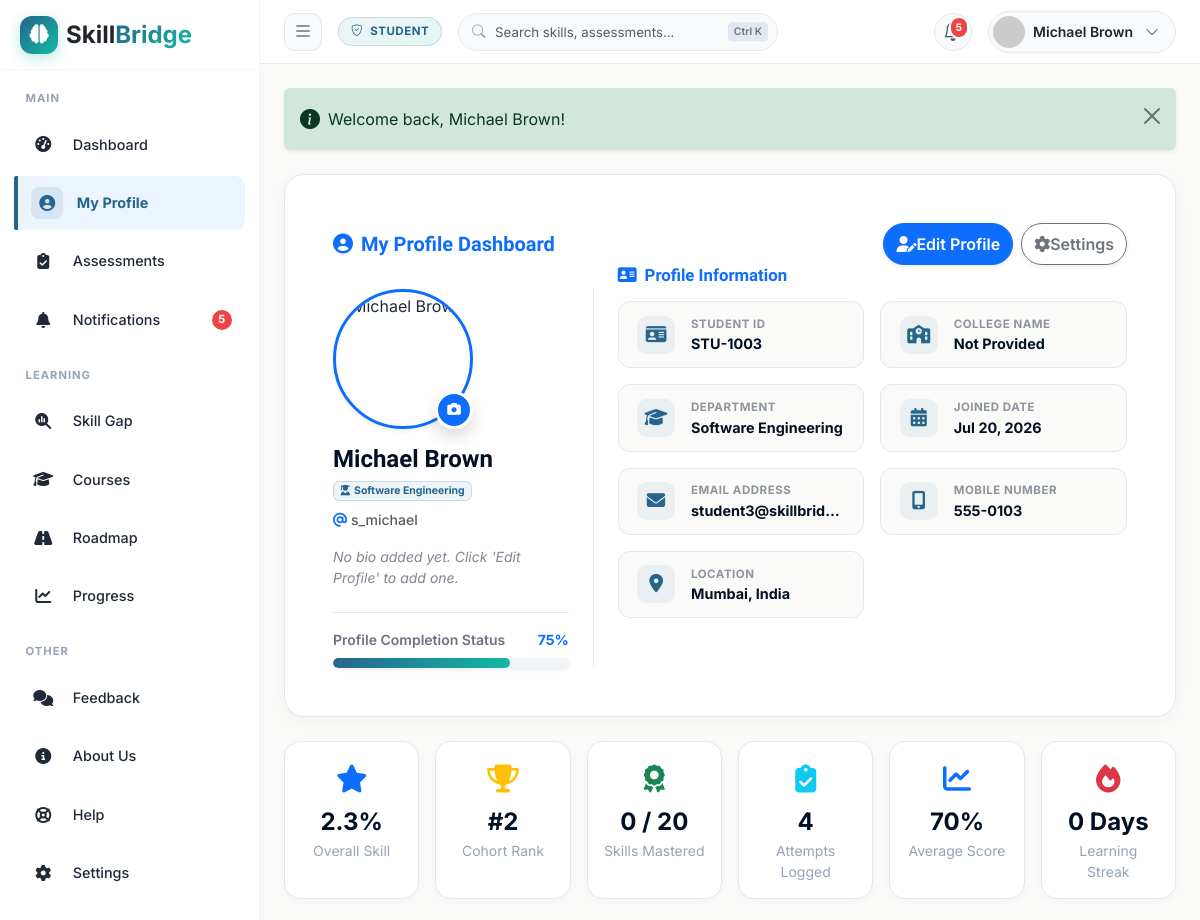
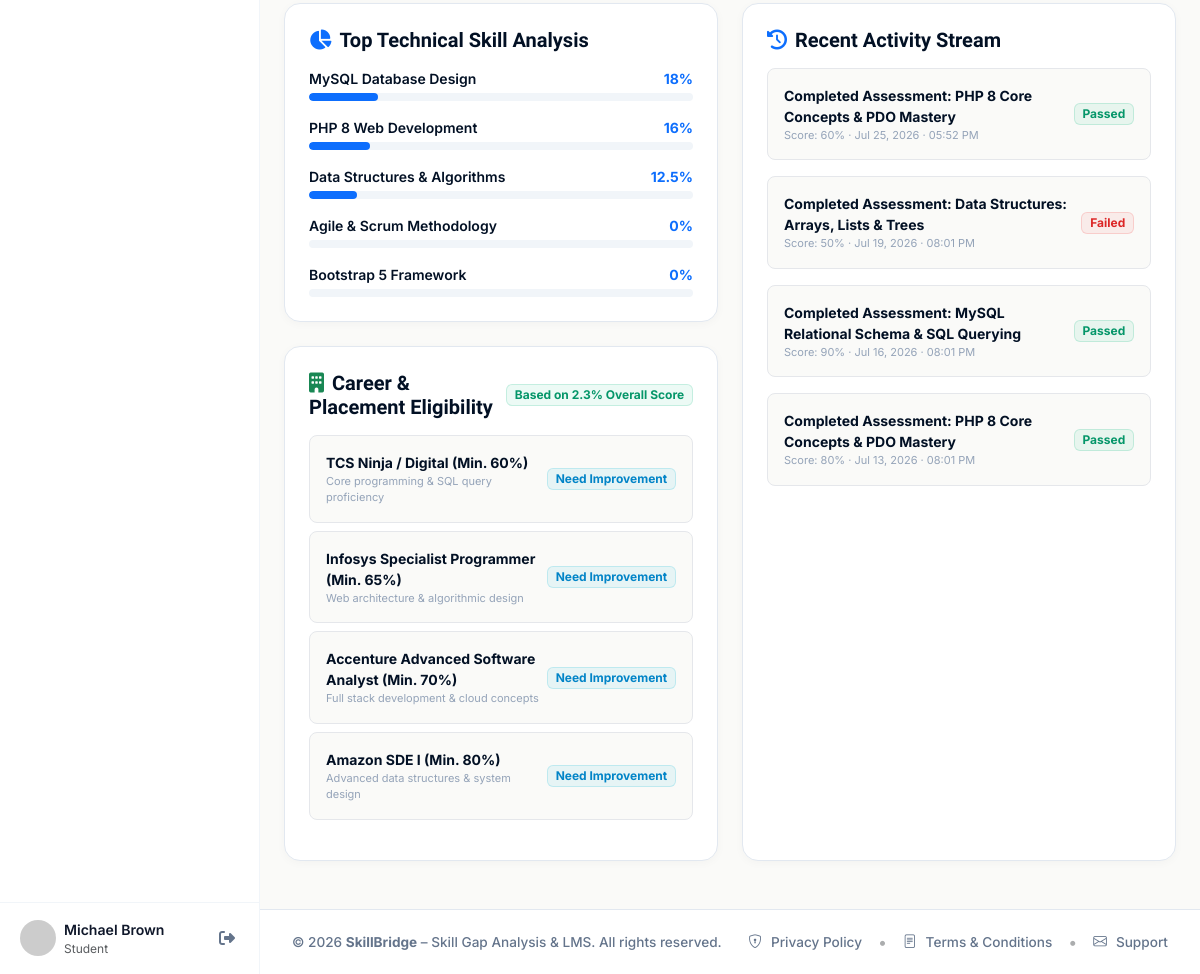
Screenshot of /student/profile.php (signed in) with the database file from the repository (2 pictures, top to bottom).
### tables this page shows
CREATE TABLE `students` (
  `id` int(11) NOT NULL,
  `user_id` int(11) NOT NULL,
  `student_code` varchar(20) NOT NULL,
  `first_name` varchar(50) NOT NULL,
  `last_name` varchar(50) NOT NULL,
  `college_name` varchar(255) DEFAULT NULL,
  `avatar` varchar(255) DEFAULT 'default-avatar.png',
  `bio` varchar(255) DEFAULT NULL,
  `city_location` varchar(100) DEFAULT 'Mumbai, India',
  `phone` varchar(20) DEFAULT NULL,
  `department` varchar(100) NOT NULL DEFAULT 'Computer Science',
  `current_semester` int(11) NOT NULL DEFAULT 1,
  `created_at` datetime DEFAULT current_timestamp()
);

CREATE TABLE `users` (
  `id` int(11) NOT NULL,
  `username` varchar(50) NOT NULL,
  `email` varchar(100) NOT NULL,
  `password` varchar(255) NOT NULL,
  `role` enum('student','faculty','admin') NOT NULL DEFAULT 'student',
  `status` varchar(20) NOT NULL DEFAULT 'active',
  `remember_token` varchar(255) DEFAULT NULL,
  `reset_token` varchar(255) DEFAULT NULL,
  `reset_token_expiry` datetime DEFAULT NULL,
  `email_verified` tinyint(1) NOT NULL DEFAULT 1,
  `email_verification_otp` varchar(10) DEFAULT NULL,
  `otp_expiry` datetime DEFAULT NULL,
  `created_at` datetime DEFAULT current_timestamp(),
  `updated_at` datetime DEFAULT current_timestamp() ON UPDATE current_timestamp(),
  `theme` varchar(20) NOT NULL DEFAULT 'system'
);

CREATE TABLE `assessment_results` (
  `id` int(11) NOT NULL,
  `student_id` int(11) NOT NULL,
  `assessment_id` int(11) NOT NULL,
  `total_questions` int(11) NOT NULL DEFAULT 10,
  `correct_answers` int(11) NOT NULL DEFAULT 0,
  `score_obtained` decimal(5,2) NOT NULL DEFAULT 0.00,
  `score_percentage` decimal(5,2) NOT NULL DEFAULT 0.00,
  `status` enum('pass','fail') NOT NULL DEFAULT 'fail',
  `time_taken_seconds` int(11) NOT NULL DEFAULT 0,
  `completed_at` datetime DEFAULT current_timestamp()
);

CREATE TABLE `assessments` (
  `id` int(11) NOT NULL,
  `title` varchar(150) NOT NULL,
  `description` text DEFAULT NULL,
  `skill_id` int(11) NOT NULL,
  `created_by_faculty_id` int(11) NOT NULL,
  `duration_minutes` int(11) NOT NULL DEFAULT 30,
  `passing_marks` int(11) NOT NULL DEFAULT 6,
  `total_marks` int(11) NOT NULL DEFAULT 10,
  `difficulty_level` enum('beginner','easy','intermediate','advanced','expert') NOT NULL DEFAULT 'intermediate',
  `status` enum('draft','active','archived') NOT NULL DEFAULT 'active',
  `created_at` datetime DEFAULT current_timestamp()
);

### student/profile.php (the view, shortened to what the rows shown need)
<?php
require_once __DIR__ . '/../config/database.php';
require_once __DIR__ . '/../includes/functions.php';
$studentId = $_SESSION['profile_id'];
$userId    = $_SESSION['user_id'];
$db        = Database::getInstance();
$student = $db->fetch(
    "SELECT s.*, u.username, u.email, u.role, u.created_at as user_created
     FROM students s
     JOIN users u ON s.user_id = u.id
     WHERE s.id = ?",
    [$studentId]
);
$studentName = htmlspecialchars(($student['first_name'] ?? 'Student') . ' ' . ($student['last_name'] ?? ''));
$skillsList = $db->fetchAll("SELECT id, name FROM skills ORDER BY name ASC");
$recentAttempts = $db->fetchAll(
    "SELECT ar.*, a.title as assessment_title
     FROM assessment_results ar
     JOIN assessments a ON ar.assessment_id = a.id
     WHERE ar.student_id = ?
     ORDER BY ar.completed_at DESC LIMIT 5",
    [$studentId]
);
$recentFeedback = $db->fetchAll(
    "SELECT * FROM feedback WHERE user_id = ? ORDER BY created_at DESC LIMIT 3",
    [$userId]
);
include __DIR__ . '/../includes/header.php';
?>
<div class="dash-content">
  <div class="saas-card p-4 p-md-5 mb-4 position-relative overflow-hidden profile-card-custom" id="profile-information">
    <div class="row g-4 align-items-stretch">
      <div class="col-lg-4 col-md-5 col-12 border-lg-end pe-lg-4 d-flex flex-column justify-content-between">
        <div>
          <div class="text-center text-md-start mb-3">
            <h2 class="fw-bold mb-1" style="color: var(--text-heading); font-size: 1.5rem;"><?= $studentName ?></h2>
            <div class="small" style="color: var(--text-muted); font-weight: 500;">
              <span class="badge saas-badge-primary mb-2">
                <i class="fa-solid fa-user-graduate me-1"></i><?= !empty($student['department']) ? htmlspecialchars($student['department']) : 'Not Provided' ?>
              </span>
              <div class="text-muted"><i class="fa-solid fa-at text-primary me-1 text-lowercase"></i><?= !empty($student['username']) ? htmlspecialchars($student['username']) : 'Not Provided' ?></div>
            </div>
          </div>
        </div>
      </div>
      <div class="col-lg-8 col-md-7 col-12 ps-lg-4 mt-md-0 mt-4">
        <div class="h-100 d-flex flex-column justify-content-between">
          <div>
            <div class="row g-3">
              <div class="col-md-6 col-12">
                <div class="info-item-card">
                  <div>
                    <div class="info-item-label">Student ID</div>
                    <div class="info-item-value"><?= !empty($student['student_code']) ? htmlspecialchars($student['student_code']) : 'Not Provided' ?></div>
                  </div>
                </div>
              </div>
              <div class="col-md-6 col-12">
                <div class="info-item-card">
                  <div>
                    <div class="info-item-label">Department</div>
                    <div class="info-item-value"><?= !empty($student['department']) ? htmlspecialchars($student['department']) : 'Not Provided' ?></div>
                  </div>
                </div>
              </div>
              <div class="col-md-6 col-12">
                <div class="info-item-card">
                  <div>
                    <div class="info-item-label">Joined Date</div>
                    <div class="info-item-value"><?= !empty($student['user_created']) ? date('M d, Y', strtotime($student['user_created'])) : 'Not Provided' ?></div>
                  </div>
                </div>
              </div>
              <div class="col-md-6 col-12">
                <div class="info-item-card">
                  <div class="text-truncate" style="max-width: calc(100% - 50px);">
                    <div class="info-item-label">Email Address</div>
                    <div class="info-item-value text-truncate" title="<?= htmlspecialchars($student['email'] ?? '') ?>"><?= !empty($student['email']) ? htmlspecialchars($student['email']) : 'Not Provided' ?></div>
                  </div>
                </div>
              </div>
              <div class="col-md-6 col-12">
                <div class="info-item-card">
                  <div>
                    <div class="info-item-label">Mobile Number</div>
                    <div class="info-item-value"><?= !empty($student['phone']) ? htmlspecialchars($student['phone']) : 'Not Provided' ?></div>
                  </div>
                </div>
              </div>
              <div class="col-md-6 col-12">
                <div class="info-item-card">
                  <div>
                    <div class="info-item-label">Location</div>
                    <div class="info-item-value"><?= !empty($student['city_location']) ? htmlspecialchars($student['city_location']) : 'Not Provided' ?></div>
                  </div>
                </div>
              </div>
            </div>
          </div>
        </div>
      </div>
    </div>
  </div>
  <div class="row g-4 mb-4">
    <div class="col-lg-6">
      <div class="saas-card p-4 h-100">
        <?php if (empty($recentAttempts) && empty($recentFeedback)): ?>
          <div class="text-center py-5 text-muted">
            <div class="fs-1 opacity-25 mb-2"><i class="fa-solid fa-calendar-xmark"></i></div>
            <p class="small mb-0" style="color: var(--text-muted);">No recent activity recorded yet.</p>
          </div>
        <?php else: ?>
          <div class="d-flex flex-column gap-3">
            <?php foreach ($recentAttempts as $att): ?>
              <div class="p-3 rounded-3 d-flex justify-content-between align-items-center" style="background: var(--bg-alt); border: 1px solid var(--border);">
                <div>
                  <div class="fw-bold small" style="color: var(--text-heading);">
                    Completed Assessment: <?= htmlspecialchars($att['assessment_title']) ?>
                  </div>
                  <div style="font-size: 11px; color: var(--text-muted);">
                    Score: <?= (float)$att['score_percentage'] ?>% · <?= date('M d, Y · h:i A', strtotime($att['completed_at'])) ?>
                  </div>
                </div>
                <span class="badge <?= (float)$att['score_percentage'] >= 60 ? 'saas-badge-success' : 'saas-badge-danger' ?>">
                  <?= (float)$att['score_percentage'] >= 60 ? 'Passed' : 'Failed' ?>
                </span>
              </div>
            <?php endforeach; ?>
          </div>
        <?php endif; ?>
      </div>
    </div>
  </div>
</div>
<?php include __DIR__ . '/../includes/footer.php'; ?>

### rows the page displays
students: studentName "Michael Brown", department "Software Engineering", user.username "s_michael", student_code "STU-1003", user.created_at "Jul 20, 2026", user.email "student3@skillbrid…", phone "555-0103", city_location "Mumbai, India"
assessment_results: assessment.title "PHP 8 Core Concepts & PDO Mastery", score_percentage "60", completed_at "Jul 25, 2026 · 05:52 PM", shows "Passed"
assessment_results: assessment.title "Data Structures: Arrays, Lists & Trees", score_percentage "50", completed_at "Jul 19, 2026 · 08:01 PM", shows "Failed"
assessment_results: assessment.title "MySQL Relational Schema & SQL Querying", score_percentage "90", completed_at "Jul 16, 2026 · 08:01 PM", shows "Passed"
assessment_results: assessment.title "PHP 8 Core Concepts & PDO Mastery", score_percentage "80", completed_at "Jul 13, 2026 · 08:01 PM", shows "Passed"

### other values shown
$unreadNotifCount "5"
$sidebarUserName "Michael Brown"
$sidebarSubTitle "Student"
$userRole "STUDENT"
$unreadCount "5"
$fullName "Michael Brown"
$flash['message'] "Welcome back, Michael Brown!"
$completionPct "75"
$overallSkillScore "2.3"
$cohortRank "2"
$masteredSkillsCount "0"
$totalSkillsCount "20"
$attemptsCount "4"
$avgScore "70"
$learningStreak "0"
